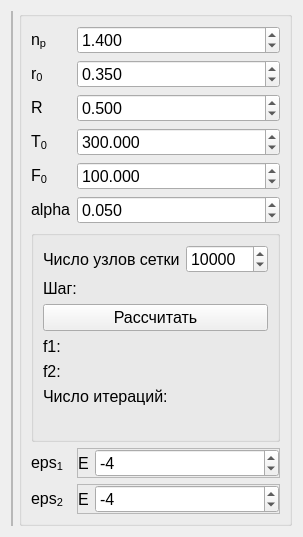
      <widget class="QWidget" name="tab">
       <attribute name="title">
        <string>Основное</string>
       </attribute>
       <layout class="QHBoxLayout" name="horizontalLayout_2" stretch="1,0">
        <item>
         <widget class="QFrame" name="frame_plot">
          <property name="frameShape">
           <enum>QFrame::StyledPanel</enum>
          </property>
          <property name="frameShadow">
           <enum>QFrame::Plain</enum>
          </property>
          <layout class="QHBoxLayout" name="horizontalLayout_6">
           <property name="leftMargin">
            <number>0</number>
           </property>
           <property name="topMargin">
            <number>0</number>
           </property>
           <property name="rightMargin">
            <number>0</number>
           </property>
           <property name="bottomMargin">
            <number>0</number>
           </property>
           <item>
            <layout class="QVBoxLayout" name="verticalLayout_plot">
             <property name="spacing">
              <number>0</number>
             </property>
            </layout>
           </item>
          </layout>
         </widget>
        </item>
        <item>
         <widget class="QGroupBox" name="groupBox">
          <property name="font">
           <font>
            <pointsize>12</pointsize>
            <bold>false</bold>
           </font>
          </property>
          <property name="title">
           <string/>
          </property>
          <layout class="QFormLayout" name="formLayout">
           <item row="0" column="0">
            <widget class="QLabel" name="label_12">
             <property name="text">
              <string>&lt;html&gt;&lt;head/&gt;&lt;body&gt;&lt;p&gt;n&lt;span style=&quot; vertical-align:sub;&quot;&gt;p&lt;/span&gt;&lt;/p&gt;&lt;/body&gt;&lt;/html&gt;</string>
             </property>
            </widget>
           </item>
           <item row="0" column="1">
            <widget class="QDoubleSpinBox" name="doubleSpinBox_n">
             <property name="font">
              <font>
               <pointsize>12</pointsize>
               <bold>false</bold>
              </font>
             </property>
             <property name="frame">
              <bool>true</bool>
             </property>
             <property name="decimals">
              <number>3</number>
             </property>
             <property name="maximum">
              <double>10000.000000000000000</double>
             </property>
             <property name="value">
              <double>1.400000000000000</double>
             </property>
            </widget>
           </item>
           <item row="1" column="0">
            <widget class="QLabel" name="label_13">
             <property name="text">
              <string>&lt;html&gt;&lt;head/&gt;&lt;body&gt;&lt;p&gt;r&lt;span style=&quot; vertical-align:sub;&quot;&gt;0&lt;/span&gt;&lt;/p&gt;&lt;/body&gt;&lt;/html&gt;</string>
             </property>
            </widget>
           </item>
           <item row="1" column="1">
            <widget class="QDoubleSpinBox" name="doubleSpinBox_r0">
             <property name="font">
              <font>
               <pointsize>12</pointsize>
               <bold>false</bold>
              </font>
             </property>
             <property name="frame">
              <bool>true</bool>
             </property>
             <property name="decimals">
              <number>3</number>
             </property>
             <property name="maximum">
              <double>10000.000000000000000</double>
             </property>
             <property name="value">
              <double>0.350000000000000</double>
             </property>
            </widget>
           </item>
           <item row="2" column="0">
            <widget class="QLabel" name="label_14">
             <property name="text">
              <string>&lt;html&gt;&lt;head/&gt;&lt;body&gt;&lt;p&gt;R&lt;/p&gt;&lt;/body&gt;&lt;/html&gt;</string>
             </property>
            </widget>
           </item>
           <item row="2" column="1">
            <widget class="QDoubleSpinBox" name="doubleSpinBox_r_max">
             <property name="font">
              <font>
               <pointsize>12</pointsize>
               <bold>false</bold>
              </font>
             </property>
             <property name="frame">
              <bool>true</bool>
             </property>
             <property name="decimals">
              <number>3</number>
             </property>
             <property name="maximum">
              <double>10000.000000000000000</double>
             </property>
             <property name="value">
              <double>0.500000000000000</double>
             </property>
            </widget>
           </item>
           <item row="3" column="0">
            <widget class="QLabel" name="label">
             <property name="text">
              <string>&lt;html&gt;&lt;head/&gt;&lt;body&gt;&lt;p&gt;T&lt;span style=&quot; vertical-align:sub;&quot;&gt;0&lt;/span&gt;&lt;/p&gt;&lt;/body&gt;&lt;/html&gt;</string>
             </property>
            </widget>
           </item>
           <item row="3" column="1">
            <widget class="QDoubleSpinBox" name="doubleSpinBox_t0">
             <property name="font">
              <font>
               <pointsize>12</pointsize>
               <bold>false</bold>
              </font>
             </property>
             <property name="frame">
              <bool>true</bool>
             </property>
             <property name="decimals">
              <number>3</number>
             </property>
             <property name="maximum">
              <double>10000.000000000000000</double>
             </property>
             <property name="value">
              <double>300.000000000000000</double>
             </property>
            </widget>
           </item>
           <item row="4" column="0">
            <widget class="QLabel" name="label_8">
             <property name="text">
              <string>&lt;html&gt;&lt;head/&gt;&lt;body&gt;&lt;p&gt;F&lt;span style=&quot; vertical-align:sub;&quot;&gt;0&lt;/span&gt;&lt;/p&gt;&lt;/body&gt;&lt;/html&gt;</string>
             </property>
            </widget>
           </item>
           <item row="4" column="1">
            <widget class="QDoubleSpinBox" name="doubleSpinBox_f0">
             <property name="font">
              <font>
               <pointsize>12</pointsize>
               <bold>false</bold>
              </font>
             </property>
             <property name="frame">
              <bool>true</bool>
             </property>
             <property name="decimals">
              <number>3</number>
             </property>
             <property name="minimum">
              <double>-10000.000000000000000</double>
             </property>
             <property name="maximum">
              <double>10000.000000000000000</double>
             </property>
             <property name="value">
              <double>100.000000000000000</double>
             </property>
            </widget>
           </item>
           <item row="5" column="0">
            <widget class="QLabel" name="label_7">
             <property name="text">
              <string>&lt;html&gt;&lt;head/&gt;&lt;body&gt;&lt;p&gt;alpha&lt;/p&gt;&lt;/body&gt;&lt;/html&gt;</string>
             </property>
            </widget>
           </item>
           <item row="5" column="1">
            <widget class="QDoubleSpinBox" name="doubleSpinBox_alpha">
             <property name="font">
              <font>
               <pointsize>12</pointsize>
               <bold>false</bold>
              </font>
             </property>
             <property name="frame">
              <bool>true</bool>
             </property>
             <property name="decimals">
              <number>3</number>
             </property>
             <property name="maximum">
              <double>10000.000000000000000</double>
             </property>
             <property name="value">
              <double>0.050000000000000</double>
             </property>
            </widget>
           </item>
           <item row="7" column="0">
            <widget class="QLabel" name="label_9">
             <property name="text">
              <string>&lt;html&gt;&lt;head/&gt;&lt;body&gt;&lt;p&gt;eps&lt;span style=&quot; vertical-align:sub;&quot;&gt;1&lt;/span&gt;&lt;/p&gt;&lt;/body&gt;&lt;/html&gt;</string>
             </property>
            </widget>
           </item>
           <item row="7" column="1">
            <widget class="QFrame" name="frame_6">
             <property name="frameShape">
              <enum>QFrame::StyledPanel</enum>
             </property>
             <property name="frameShadow">
              <enum>QFrame::Plain</enum>
             </property>
             <layout class="QHBoxLayout" name="horizontalLayout_8" stretch="0,1">
              <property name="leftMargin">
               <number>0</number>
              </property>
              <property name="topMargin">
               <number>0</number>
              </property>
              <property name="rightMargin">
               <number>0</number>
              </property>
              <property name="bottomMargin">
               <number>0</number>
              </property>
              <item>
               <widget class="QLabel" name="label_17">
                <property name="sizePolicy">
                 <sizepolicy hsizetype="Minimum" vsizetype="Preferred">
                  <horstretch>0</horstretch>
                  <verstretch>0</verstretch>
                 </sizepolicy>
                </property>
                <property name="text">
                 <string>E</string>
                </property>
               </widget>
              </item>
              <item>
               <widget class="QSpinBox" name="spinBox_eps1">
                <property name="font">
                 <font>
                  <pointsize>12</pointsize>
                  <bold>false</bold>
                 </font>
                </property>
                <property name="minimum">
                 <number>-100</number>
                </property>
                <property name="maximum">
                 <number>100</number>
                </property>
                <property name="value">
                 <number>-4</number>
                </property>
               </widget>
              </item>
             </layout>
            </widget>
           </item>
           <item row="8" column="0">
            <widget class="QLabel" name="label_10">
             <property name="text">
              <string>&lt;html&gt;&lt;head/&gt;&lt;body&gt;&lt;p&gt;eps&lt;span style=&quot; vertical-align:sub;&quot;&gt;2&lt;/span&gt;&lt;/p&gt;&lt;/body&gt;&lt;/html&gt;</string>
             </property>
            </widget>
           </item>
           <item row="8" column="1">
            <widget class="QFrame" name="frame_7">
             <property name="frameShape">
              <enum>QFrame::StyledPanel</enum>
             </property>
             <property name="frameShadow">
              <enum>QFrame::Plain</enum>
             </property>
             <layout class="QHBoxLayout" name="horizontalLayout_9" stretch="0,1">
              <property name="leftMargin">
               <number>0</number>
              </property>
              <property name="topMargin">
               <number>0</number>
              </property>
              <property name="rightMargin">
               <number>0</number>
              </property>
              <property name="bottomMargin">
               <number>0</number>
              </property>
              <item>
               <widget class="QLabel" name="label_18">
                <property name="sizePolicy">
                 <sizepolicy hsizetype="Minimum" vsizetype="Preferred">
                  <horstretch>0</horstretch>
                  <verstretch>0</verstretch>
                 </sizepolicy>
                </property>
                <property name="text">
                 <string>E</string>
                </property>
               </widget>
              </item>
              <item>
               <widget class="QSpinBox" name="spinBox_eps2">
                <property name="font">
                 <font>
                  <pointsize>12</pointsize>
                  <bold>false</bold>
                 </font>
                </property>
                <property name="minimum">
                 <number>-100</number>
                </property>
                <property name="maximum">
                 <number>100</number>
                </property>
                <property name="value">
                 <number>-4</number>
                </property>
               </widget>
              </item>
             </layout>
            </widget>
           </item>
           <item row="6" column="0" colspan="2">
            <widget class="QGroupBox" name="groupBox_2">
             <property name="sizePolicy">
              <sizepolicy hsizetype="Preferred" vsizetype="Preferred">
               <horstretch>0</horstretch>
               <verstretch>0</verstretch>
              </sizepolicy>
             </property>
             <property name="palette">
              <palette>
               <active>
                <colorrole role="WindowText">
                 <brush brushstyle="SolidPattern">
                  <color alpha="255">
                   <red>0</red>
                   <green>0</green>
                   <blue>0</blue>
                  </color>
                 </brush>
                </colorrole>
                <colorrole role="Button">
                 <brush brushstyle="SolidPattern">
                  <color alpha="255">
                   <red>0</red>
                   <green>255</green>
                   <blue>0</blue>
                  </color>
                 </brush>
                </colorrole>
                <colorrole role="Light">
                 <brush brushstyle="SolidPattern">
                  <color alpha="255">
                   <red>127</red>
                   <green>255</green>
                   <blue>127</blue>
                  </color>
                 </brush>
                </colorrole>
                <colorrole role="Midlight">
                 <brush brushstyle="SolidPattern">
                  <color alpha="255">
                   <red>63</red>
                   <green>255</green>
                   <blue>63</blue>
                  </color>
                 </brush>
                </colorrole>
                <colorrole role="Dark">
                 <brush brushstyle="SolidPattern">
                  <color alpha="255">
                   <red>0</red>
                   <green>127</green>
                   <blue>0</blue>
                  </color>
                 </brush>
                </colorrole>
                <colorrole role="Mid">
                 <brush brushstyle="SolidPattern">
                  <color alpha="255">
                   <red>0</red>
                   <green>170</green>
                   <blue>0</blue>
                  </color>
                 </brush>
                </colorrole>
                <colorrole role="Text">
                 <brush brushstyle="SolidPattern">
                  <color alpha="255">
                   <red>0</red>
                   <green>0</green>
                   <blue>0</blue>
                  </color>
                 </brush>
                </colorrole>
                <colorrole role="BrightText">
                 <brush brushstyle="SolidPattern">
                  <color alpha="255">
                   <red>255</red>
                   <green>255</green>
                   <blue>255</blue>
                  </color>
                 </brush>
                </colorrole>
                <colorrole role="ButtonText">
                 <brush brushstyle="SolidPattern">
                  <color alpha="255">
                   <red>0</red>
                   <green>0</green>
                   <blue>0</blue>
                  </color>
                 </brush>
                </colorrole>
                <colorrole role="Base">
                 <brush brushstyle="SolidPattern">
                  <color alpha="255">
                   <red>255</red>
                   <green>255</green>
                   <blue>255</blue>
                  </color>
                 </brush>
                </colorrole>
                <colorrole role="Window">
                 <brush brushstyle="SolidPattern">
                  <color alpha="255">
                   <red>0</red>
                   <green>255</green>
                   <blue>0</blue>
                  </color>
                 </brush>
                </colorrole>
                <colorrole role="Shadow">
                 <brush brushstyle="SolidPattern">
                  <color alpha="255">
                   <red>0</red>
                   <green>0</green>
                   <blue>0</blue>
                  </color>
                 </brush>
                </colorrole>
                <colorrole role="AlternateBase">
                 <brush brushstyle="SolidPattern">
                  <color alpha="255">
                   <red>127</red>
                   <green>255</green>
                   <blue>127</blue>
                  </color>
                 </brush>
                </colorrole>
                <colorrole role="ToolTipBase">
                 <brush brushstyle="SolidPattern">
                  <color alpha="255">
                   <red>255</red>
                   <green>255</green>
                   <blue>220</blue>
                  </color>
                 </brush>
                </colorrole>
                <colorrole role="ToolTipText">
                 <brush brushstyle="SolidPattern">
                  <color alpha="255">
                   <red>0</red>
                   <green>0</green>
                   <blue>0</blue>
                  </color>
                 </brush>
                </colorrole>
               </active>
               <inactive>
                <colorrole role="WindowText">
                 <brush brushstyle="SolidPattern">
                  <color alpha="255">
                   <red>0</red>
                   <green>0</green>
                   <blue>0</blue>
                  </color>
                 </brush>
                </colorrole>
                <colorrole role="Button">
                 <brush brushstyle="SolidPattern">
                  <color alpha="255">
                   <red>240</red>
                   <green>240</green>
                   <blue>240</blue>
                  </color>
                 </brush>
                </colorrole>
                <colorrole role="Light">
                 <brush brushstyle="SolidPattern">
                  <color alpha="255">
                   <red>255</red>
                   <green>255</green>
                   <blue>255</blue>
                  </color>
                 </brush>
                </colorrole>
                <colorrole role="Midlight">
                 <brush brushstyle="SolidPattern">
                  <color alpha="255">
                   <red>227</red>
                   <green>227</green>
                   <blue>227</blue>
                  </color>
                 </brush>
                </colorrole>
                <colorrole role="Dark">
                 <brush brushstyle="SolidPattern">
                  <color alpha="255">
                   <red>160</red>
                   <green>160</green>
                   <blue>160</blue>
                  </color>
                 </brush>
                </colorrole>
                <colorrole role="Mid">
                 <brush brushstyle="SolidPattern">
                  <color alpha="255">
                   <red>160</red>
                   <green>160</green>
                   <blue>160</blue>
                  </color>
                 </brush>
                </colorrole>
                <colorrole role="Text">
                 <brush brushstyle="SolidPattern">
                  <color alpha="255">
                   <red>0</red>
                   <green>0</green>
                   <blue>0</blue>
                  </color>
                 </brush>
                </colorrole>
                <colorrole role="BrightText">
                 <brush brushstyle="SolidPattern">
                  <color alpha="255">
                   <red>255</red>
                   <green>255</green>
                   <blue>255</blue>
                  </color>
                 </brush>
                </colorrole>
                <colorrole role="ButtonText">
                 <brush brushstyle="SolidPattern">
                  <color alpha="255">
                   <red>0</red>
                   <green>0</green>
                   <blue>0</blue>
                  </color>
                 </brush>
                </colorrole>
                <colorrole role="Base">
                 <brush brushstyle="SolidPattern">
                  <color alpha="255">
                   <red>255</red>
                   <green>255</green>
                   <blue>255</blue>
                  </color>
                 </brush>
                </colorrole>
                <colorrole role="Window">
                 <brush brushstyle="SolidPattern">
                  <color alpha="255">
                   <red>240</red>
                   <green>240</green>
                   <blue>240</blue>
                  </color>
                 </brush>
                </colorrole>
                <colorrole role="Shadow">
                 <brush brushstyle="SolidPattern">
                  <color alpha="255">
                   <red>105</red>
                   <green>105</green>
                   <blue>105</blue>
                  </color>
                 </brush>
                </colorrole>
                <colorrole role="AlternateBase">
                 <brush brushstyle="SolidPattern">
                  <color alpha="255">
                   <red>245</red>
                   <green>245</green>
                   <blue>245</blue>
                  </color>
                 </brush>
                </colorrole>
                <colorrole role="ToolTipBase">
                 <brush brushstyle="SolidPattern">
                  <color alpha="255">
                   <red>255</red>
                   <green>255</green>
                   <blue>220</blue>
                  </color>
                 </brush>
                </colorrole>
                <colorrole role="ToolTipText">
                 <brush brushstyle="SolidPattern">
                  <color alpha="255">
                   <red>0</red>
                   <green>0</green>
                   <blue>0</blue>
                  </color>
                 </brush>
                </colorrole>
               </inactive>
               <disabled>
                <colorrole role="WindowText">
                 <brush brushstyle="SolidPattern">
                  <color alpha="255">
                   <red>0</red>
                   <green>127</green>
                   <blue>0</blue>
                  </color>
                 </brush>
                </colorrole>
                <colorrole role="Button">
                 <brush brushstyle="SolidPattern">
                  <color alpha="255">
                   <red>0</red>
                   <green>255</green>
                   <blue>0</blue>
                  </color>
                 </brush>
                </colorrole>
                <colorrole role="Light">
                 <brush brushstyle="SolidPattern">
                  <color alpha="255">
                   <red>127</red>
                   <green>255</green>
                   <blue>127</blue>
                  </color>
                 </brush>
                </colorrole>
                <colorrole role="Midlight">
                 <brush brushstyle="SolidPattern">
                  <color alpha="255">
                   <red>63</red>
                   <green>255</green>
                   <blue>63</blue>
                  </color>
                 </brush>
                </colorrole>
                <colorrole role="Dark">
                 <brush brushstyle="SolidPattern">
                  <color alpha="255">
                   <red>0</red>
                   <green>127</green>
                   <blue>0</blue>
                  </color>
                 </brush>
                </colorrole>
                <colorrole role="Mid">
                 <brush brushstyle="SolidPattern">
                  <color alpha="255">
                   <red>0</red>
                   <green>170</green>
                   <blue>0</blue>
                  </color>
                 </brush>
                </colorrole>
                <colorrole role="Text">
                 <brush brushstyle="SolidPattern">
                  <color alpha="255">
                   <red>0</red>
                   <green>127</green>
                   <blue>0</blue>
                  </color>
                 </brush>
                </colorrole>
                <colorrole role="BrightText">
                 <brush brushstyle="SolidPattern">
                  <color alpha="255">
                   <red>255</red>
                   <green>255</green>
                   <blue>255</blue>
                  </color>
                 </brush>
                </colorrole>
                <colorrole role="ButtonText">
                 <brush brushstyle="SolidPattern">
                  <color alpha="255">
                   <red>0</red>
                   <green>127</green>
                   <blue>0</blue>
                  </color>
                 </brush>
                </colorrole>
                <colorrole role="Base">
                 <brush brushstyle="SolidPattern">
                  <color alpha="255">
                   <red>0</red>
                   <green>255</green>
                   <blue>0</blue>
                  </color>
                 </brush>
                </colorrole>
                <colorrole role="Window">
                 <brush brushstyle="SolidPattern">
                  <color alpha="255">
                   <red>0</red>
                   <green>255</green>
                   <blue>0</blue>
                  </color>
                 </brush>
                </colorrole>
                <colorrole role="Shadow">
                 <brush brushstyle="SolidPattern">
                  <color alpha="255">
                   <red>0</red>
                   <green>0</green>
                   <blue>0</blue>
                  </color>
                 </brush>
                </colorrole>
                <colorrole role="AlternateBase">
                 <brush brushstyle="SolidPattern">
                  <color alpha="255">
                   <red>245</red>
                   <green>245</green>
                   <blue>245</blue>
                  </color>
                 </brush>
                </colorrole>
                <colorrole role="ToolTipBase">
                 <brush brushstyle="SolidPattern">
                  <color alpha="255">
                   <red>255</red>
                   <green>255</green>
                   <blue>220</blue>
                  </color>
                 </brush>
                </colorrole>
                <colorrole role="ToolTipText">
                 <brush brushstyle="SolidPattern">
                  <color alpha="255">
                   <red>0</red>
                   <green>0</green>
                   <blue>0</blue>
                  </color>
                 </brush>
                </colorrole>
               </disabled>
              </palette>
             </property>
             <property name="title">
              <string/>
             </property>
             <layout class="QFormLayout" name="formLayout_2">
              <item row="0" column="0">
               <widget class="QLabel" name="label_11">
                <property name="text">
                 <string>Число узлов сетки</string>
                </property>
               </widget>
              </item>
              <item row="0" column="1">
               <widget class="QSpinBox" name="spinBox_steps">
                <property name="font">
                 <font>
                  <pointsize>12</pointsize>
                  <bold>false</bold>
                 </font>
                </property>
                <property name="minimum">
                 <number>1</number>
                </property>
                <property name="maximum">
                 <number>1000000</number>
                </property>
                <property name="value">
                 <number>10000</number>
                </property>
               </widget>
              </item>
              <item row="1" column="0" colspan="2">
               <widget class="QLabel" name="label_step">
                <property name="text">
                 <string>Шаг: </string>
                </property>
               </widget>
              </item>
              <item row="2" column="0" colspan="2">
               <widget class="QPushButton" name="pushButton_calculate">
                <property name="text">
                 <string>Рассчитать</string>
                </property>
               </widget>
              </item>
              <item row="3" column="0" colspan="2">
               <widget class="QLabel" name="label_f1">
                <property name="text">
                 <string>f1:</string>
                </property>
               </widget>
              </item>
              <item row="4" column="0" colspan="2">
               <widget class="QLabel" name="label_f2">
                <property name="text">
                 <string>f2:</string>
                </property>
               </widget>
              </item>
              <item row="6" column="0" colspan="2">
               <widget class="QLabel" name="label_status">
                <property name="text">
                 <string/>
                </property>
               </widget>
              </item>
              <item row="5" column="0" colspan="2">
               <widget class="QLabel" name="label_iter">
                <property name="text">
                 <string>Число итераций:</string>
                </property>
               </widget>
              </item>
             </layout>
            </widget>
           </item>
          </layout>
         </widget>
        </item>
       </layout>
      </widget>
